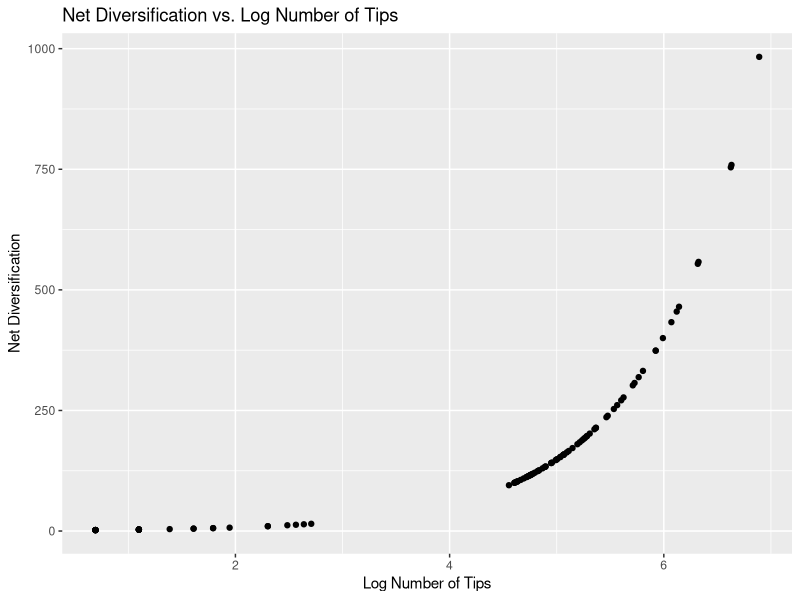
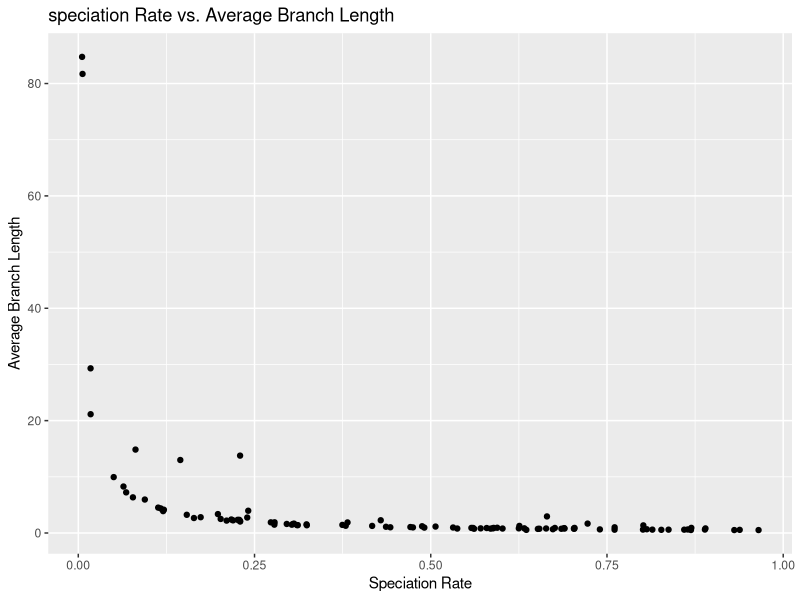
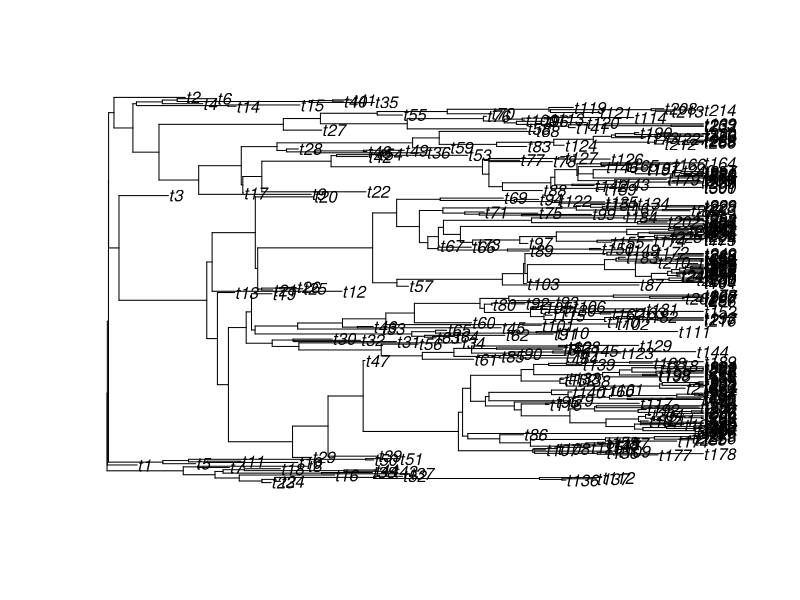
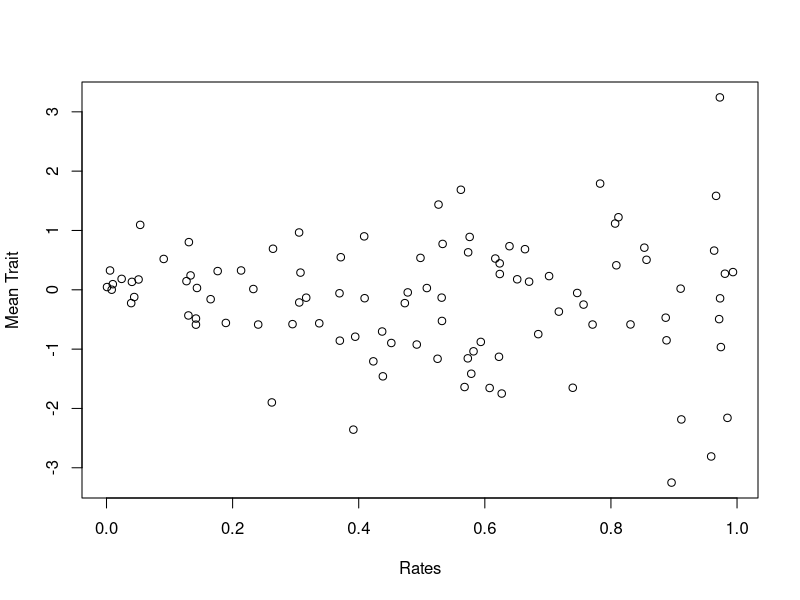
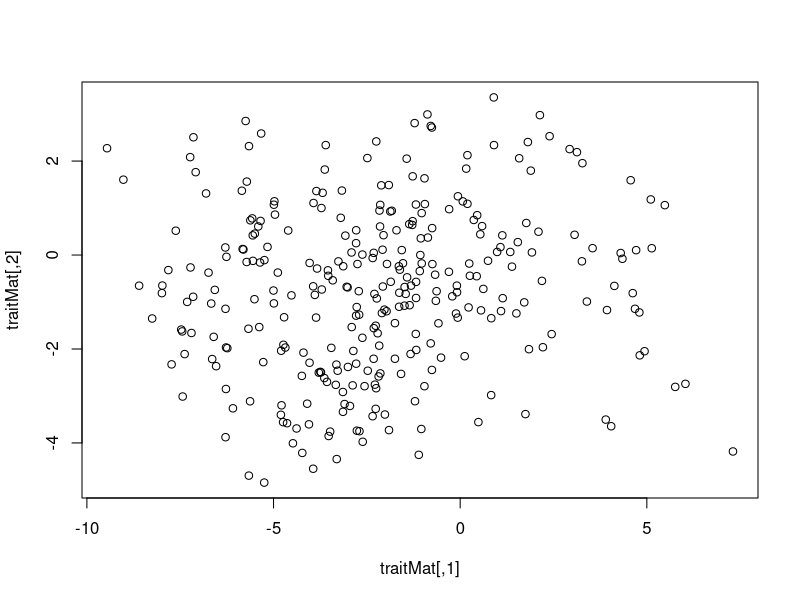

Recreate these plots in R, in order.
setwd('C:\\Users\\migma\\OneDrive\\Desktop\\Evolution\\Tasks\\Task_08')
library(phytools)
#Question 1-3
trees <- list()
births <- c()
Fractions <- c()
random <- c()
random2 <- c()
treelist <- c()
for (i in 1:100){
  births[i] <- runif(1)
  Fractions[i] <- runif(1)
  trees[[i]] <- pbtree(n=100, b=births[i], d=births[i]*Fractions[i])
  random[[i]] <- births[i]
  random2[[i]] <- (Fractions[i])
  treelist[[i]] <- mean(trees[[i]]$edge.length)
}
#Question 4: Net diversification and log of the total number of tips for each tree will increase exponentially with each other.
div_rate <- sapply(trees, function(x) length(x$tip.label))
log_tips <- log(sapply(trees, function(x) length(x$tip.label)))
library(ggplot2)
ggplot(data = data.frame(div_rate, log_tips), aes(x=log_tips, y=div_rate)) + 
  geom_point()+
  xlab("Log Number of Tips")+
  ylab("Net Diversification")+
  ggtitle("Net Diversification vs. Log Number of Tips")
#Question 5: The graph indicates that branch length is lower closer to 0 as speciation goes towards 1.
speciation_rate <- sapply(births, function(x)x)
avg_branchlength <- sapply(trees, function(x) mean(x$edge.length, na.rm=TRUE))
ggplot(data = data.frame(speciation_rate, avg_branchlength), aes(x=speciation_rate, y=avg_branchlength))+
  geom_point()+
  xlab("Speciation Rate")+
  ylab("Average Branch Length")+
  ggtitle("speciation Rate vs. Average Branch Length")
dev.off()
#Question 6: The correlation between speciation rate and average branch length are negatively correlated.
cor(speciation_rate, avg_branchlength)
#Question 7
largest_tree <- trees[[which.max(sapply(trees, length))]]
Tree <- largest_tree
plot(Tree)
rates <- c()
traits <- list()
for(i in 1:100){
  rates[i] <- runif(1)
  traits[[i]]<-fastBM(tree=Tree, sig2=rates[i])
}
#Question 8: There is a negative correlation between mean of traits and rates.
mean_traits<-sapply(traits, mean)
cor(mean_traits, rates)
plot(rates, mean_traits, xlab="Rates", ylab="Mean Trait")
dev.off()
#Question 9: There is a positive correlation between variance of traits and rates.
cor(traits[[1]], traits[[2]])
traitMat <- cbind(traits[[1]], traits[[4]])
plot(traitMat)
#Question 10: There is a weak correlation between the first element and the second element of traits.
dev.off()
